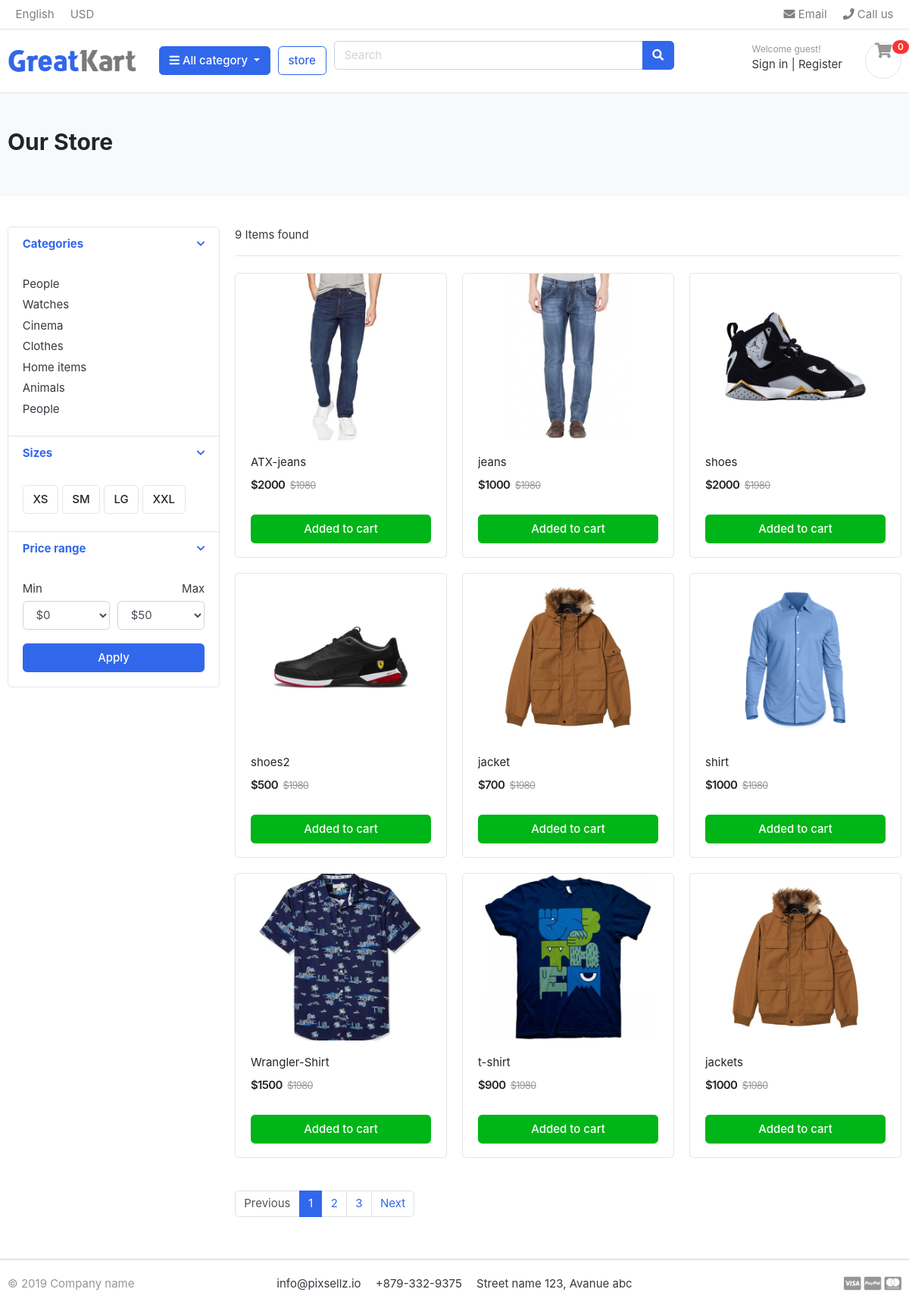
/store/, run on the app's committed database.
### store/models.py (models this page shows, shortened)
class Product(models.Model):
    product_name=models.CharField(max_length=200,unique=True)
    slug = models.SlugField(max_length=200,unique=True)
    description = models.TextField(max_length=500,blank=True)
    price = models.IntegerField()
    images = models.ImageField(upload_to='photos/products')
    stock = models.IntegerField()
    is_available = models.BooleanField(default=True)
    category = models.ForeignKey(Category,on_delete=models.CASCADE)
    created_date = models.DateTimeField(auto_now_add=True)
    modified_date = models.DateTimeField(auto_now=True)
    def get_url(self):
        return reverse('product_detail',args=[self.category.slug,self.slug])

### store/views.py (the view)
# urls.py: path("",store_home,name="store"),
def store_home(request, category_slug=None):
    category = None
    product = None
    if category_slug:
        categories = get_object_or_404(Category, slug=category_slug)
        products = Product.objects.filter(category=categories, is_available=True)
        products_count = products.count()
    else:
        products = Product.objects.all().filter(is_available=True)
        products_count = products.count()
    context = {"products": products, "product_count": products_count}
    return render(request, 'store.html', context)

### Category/context_processor.py (called while the page is built)
def menu_links(request):
    links = Category.objects.all()
    return {'links': links}

### Category/models.py (called while the page is built)
     def get_url(self):
          return reverse('products_by_category',args=[self.slug])

### templates/store.html (shortened to what this page needs)
{% extends 'base.html' %}
{% load static %}
{% block content %}
<section class="section-pagetop bg">
<div class="container">
	<h2 class="title-page">Our Store</h2>
</div>
</section>
<section class="section-content padding-y">
<div class="container">
<div class="row">
	<aside class="col-md-3">
<div class="card">
	<article class="filter-group">
		<header class="card-header">
			<a href="#" data-toggle="collapse" data-target="#collapse_1" aria-expanded="true" class="">
				<i class="icon-control fa fa-chevron-down"></i>
				<h6 class="title">Categories</h6>
			</a>
		</header>
		<div class="filter-content collapse show" id="collapse_1" style="">
			<div class="card-body">
				<ul class="list-menu">
				<li><a href="#">People  </a></li>
				<li><a href="#">Watches </a></li>
				<li><a href="#">Cinema  </a></li>
				<li><a href="#">Clothes  </a></li>
				<li><a href="#">Home items </a></li>
				<li><a href="#">Animals</a></li>
				<li><a href="#">People </a></li>
				</ul>
			</div>
		</div>
	</article>
	<article class="filter-group">
		<header class="card-header">
			<a href="#" data-toggle="collapse" data-target="#collapse_4" aria-expanded="true" class="">
				<i class="icon-control fa fa-chevron-down"></i>
				<h6 class="title">Sizes </h6>
			</a>
		</header>
		<div class="filter-content collapse show" id="collapse_4" style="">
			<div class="card-body">
			  <label class="checkbox-btn">
			    <span class="btn btn-light"> XS </span>
			  </label>
			  <label class="checkbox-btn">
			    <span class="btn btn-light"> SM </span>
			  </label>
			  <label class="checkbox-btn">
			    <span class="btn btn-light"> LG </span>
			  </label>
			  <label class="checkbox-btn">
			    <span class="btn btn-light"> XXL </span>
			  </label>
		</div>
		</div>
	</article>
	<article class="filter-group">
		<header class="card-header">
			<a href="#" data-toggle="collapse" data-target="#collapse_3" aria-expanded="true" class="">
				<i class="icon-control fa fa-chevron-down"></i>
				<h6 class="title">Price range </h6>
			</a>
		</header>
		<div class="filter-content collapse show" id="collapse_3" style="">
			<div class="card-body">
				<div class="form-row">
				<div class="form-group col-md-6">
				  <label>Min</label>
				  	<select class="mr-2 form-control">
						<option value="0">$0</option>
					</select>
				</div>
				<div class="form-group text-right col-md-6">
				  <label>Max</label>
				  	<select class="mr-2 form-control">
						<option value="50">$50</option>
					</select>
				</div>
				</div>
				<button class="btn btn-block btn-primary">Apply</button>
			</div>
		</div>
	</article>
</div>
	</aside>
	<main class="col-md-9">
<header class="border-bottom mb-4 pb-3">
		<div class="form-inline">
			<span class="mr-md-auto">{{ product_count }} Items found</span>
		</div>
</header>
<div class="row">
	{% for product in products %}
	<div class="col-md-4">
		<figure class="card card-product-grid">
			<div class="img-wrap">
				<a href="{{ product.get_url }}"><img src="{{ product.images.url }}"></a>
			</div>
			<figcaption class="info-wrap">
				<div class="fix-height">
					<a href="{{ product.get_url }}" class="title">{{ product.product_name }}</a>
					<div class="price-wrap mt-2">
						<span class="price">${{ product.price }}</span>
						<del class="price-old">$1980</del>
					</div>
				</div>
				<a href="#" class="btn btn-block btn-success">Added to cart </a>
			</figcaption>
		</figure>
	</div>
	{% endfor %}
</div>
<nav class="mt-4" aria-label="Page navigation sample">
  <ul class="pagination">
    <li class="page-item disabled"><a class="page-link" href="#">Previous</a></li>
    <li class="page-item active"><a class="page-link" href="#">1</a></li>
    <li class="page-item"><a class="page-link" href="#">2</a></li>
    <li class="page-item"><a class="page-link" href="#">3</a></li>
    <li class="page-item"><a class="page-link" href="#">Next</a></li>
  </ul>
</nav>
	</main>
</div>
</div>
</section>
{% endblock %}

### static/css/ui.css (style rules this page uses)
html { font-family: "Inter", sans-serif; font-size: 15px; }
.img-wrap { text-align: center; display: block; }
.img-wrap img { max-width: 100%; }
.price-wrap { letter-spacing: -0.7px; }
.padding-y { padding-top: 40px; padding-bottom: 40px; }
figure { margin-bottom: 0; }
article:after, .form-group:after { display: block; clear: both; content: ""; }
.bg { background-color: #f8f9fa; }
.title-page { color: #212529; }
.btn-light { background-color: #fff; border-color: #e4e4e4; }
[class*=list-] li:after { visibility: hidden; display: block; content: ""; overflow: hidden; height: 0; clear: both; }
.list-menu { list-style: none; margin: 0; padding-left: 0; }
.list-menu li { margin-bottom: 5px; }
.list-menu a { color: #343a40; }
[class*=card-product] a.title { color: #212529; display: block; }
[class*=card-product] .img-wrap { overflow: hidden; position: relative; }
[class*=card-product] .img-wrap img { height: 100%; max-width: 100%; width: auto; display: inline-block; -o-object-fit: cover; object-fit: cover; }
.card-product-grid { margin-bottom: 20px; }
.card-product-grid .img-wrap { border-radius: 0.2rem 0.2rem 0 0; height: 220px; }
.card-product-grid .info-wrap { overflow: hidden; padding: 18px 20px; }
.card-product-grid .fix-height { height: 80px; overflow: hidden; }
.card .img-wrap { overflow: hidden; }
.price { font-weight: 600; color: #212529; }
.price-old { color: #969696; margin-left: 3px; font-size: 85%; }
.icon-control { margin-top: 5px; float: right; font-size: 80%; }
.card-header .title { margin-bottom: 0; line-height: 1.5; }
.filter-group { border-bottom: 1px solid #e4e4e4; }
.filter-group .card-header { border-bottom: 0; }
.filter-group:last-child { border-bottom: 0; }
.checkbox-btn { position: relative; }
.section-pagetop { padding: 45px 0; }

### data on the page
Product: images (picture), product_name "ATX-jeans", price "2000"
Product: images (picture), product_name "jeans", price "1000"
Product: images (picture), product_name "shoes", price "2000"
Product: images (picture), product_name "shoes2", price "500"
Product: images (picture), product_name "jacket", price "700"
Product: images (picture), product_name "shirt", price "1000"
Product: images (picture), product_name "Wrangler-Shirt", price "1500"
Product: images (picture), product_name "t-shirt", price "900"
Product: images (picture), product_name "jackets", price "1000"

### other printed values
{{ product_count }} "9"
